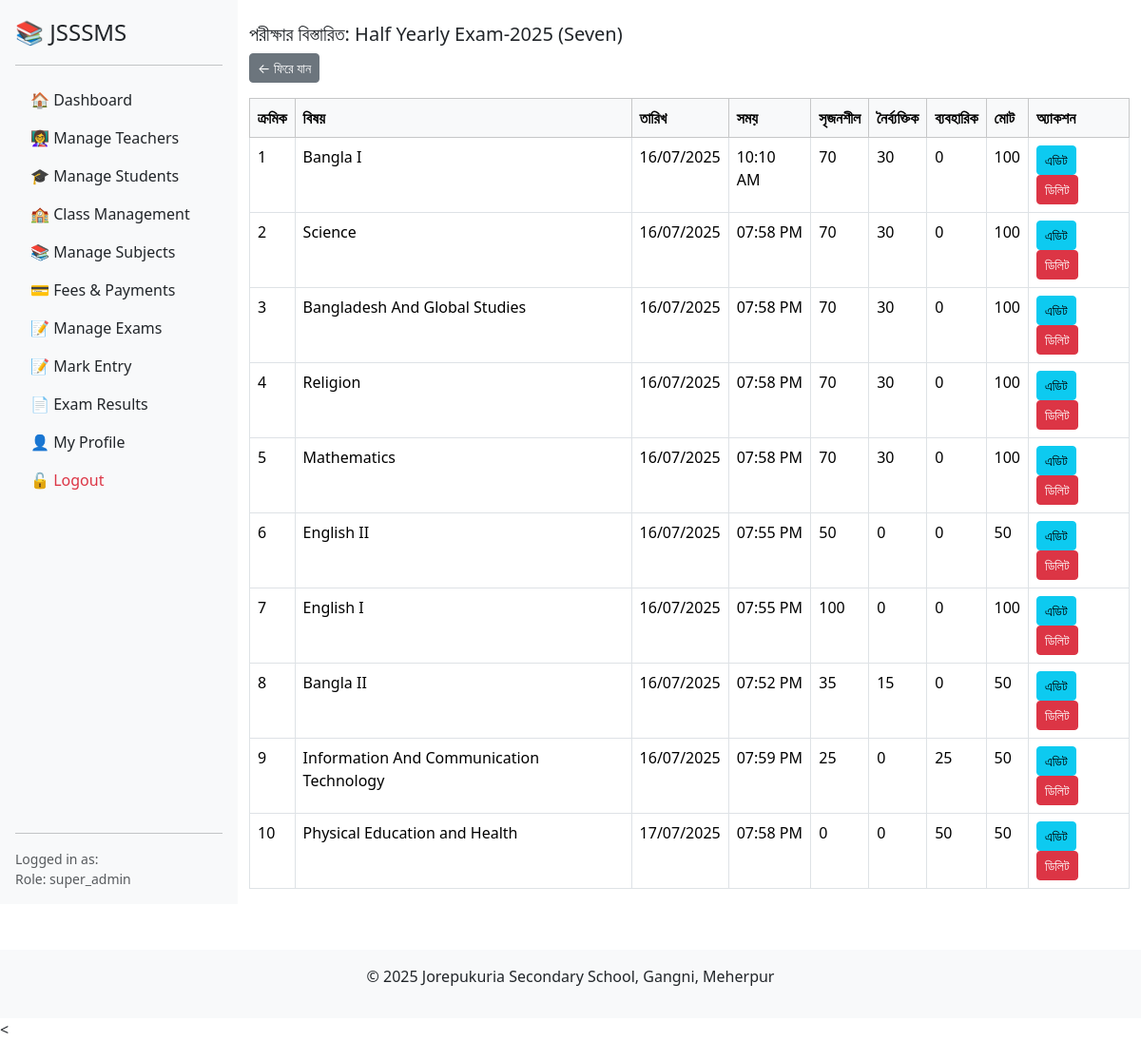
The app's page /settings/exam_details.php?exam_id=1 (signed in) with its own data.
### tables this page shows
CREATE TABLE `exams` (
  `id` int(11) NOT NULL,
  `exam_name` varchar(100) DEFAULT NULL,
  `exam_type` varchar(255) DEFAULT NULL,
  `class_id` int(11) DEFAULT NULL,
  `created_by` varchar(50) DEFAULT NULL,
  `created_at` timestamp NOT NULL DEFAULT current_timestamp()
);

CREATE TABLE `classes` (
  `id` int(11) NOT NULL,
  `class_name` varchar(50) NOT NULL,
  `class_code` varchar(2) NOT NULL
);

CREATE TABLE `exam_subjects` (
  `id` int(11) NOT NULL,
  `exam_id` int(11) DEFAULT NULL,
  `subject_id` int(11) DEFAULT NULL,
  `exam_date` date DEFAULT NULL,
  `exam_time` time DEFAULT NULL,
  `creative_marks` int(11) DEFAULT 0,
  `objective_marks` int(11) DEFAULT 0,
  `practical_marks` int(11) DEFAULT 0,
  `total_marks` int(11) GENERATED ALWAYS AS (`creative_marks` + `objective_marks` + `practical_marks`) STORED,
  `creative_pass` int(11) DEFAULT NULL,
  `objective_pass` int(11) DEFAULT NULL,
  `practical_pass` int(11) DEFAULT NULL,
  `year` year(4) NOT NULL,
  `pass_type` enum('total','individual') DEFAULT 'total',
  `active` enum('Yes','No') DEFAULT 'Yes'
);

CREATE TABLE `subjects` (
  `id` int(11) NOT NULL,
  `class_id` int(20) DEFAULT NULL,
  `subject_name` varchar(100) NOT NULL,
  `subject_code` int(50) DEFAULT NULL,
  `subject_type` enum('Compulsory','Optional') DEFAULT NULL,
  `group` varchar(50) DEFAULT NULL,
  `status` enum('Active','Inactive') DEFAULT 'Active',
  `default_marks` int(11) DEFAULT 100,
  `has_creative` tinyint(1) DEFAULT 1,
  `has_objective` tinyint(1) DEFAULT 1,
  `has_practical` tinyint(1) DEFAULT 0
);

### settings/exam_details.php (the view, shortened to what this page needs)
<?php
include '../config/db.php';
include '../includes/header.php';
$exam_id = intval($_GET['exam_id'] ?? 0);
$exam_info = $conn->query("SELECT exams.exam_name, classes.class_name
                          FROM exams
                          JOIN classes ON exams.class_id = classes.id
                          WHERE exams.id = $exam_id")->fetch_assoc();
?>
<div class="d-flex">
<?php include '../includes/sidebar.php'; ?>
<div class="container mt-4">
    <h5>পরীক্ষার বিস্তারিত: <?= htmlspecialchars($exam_info['exam_name']) ?> (<?= htmlspecialchars($exam_info['class_name']) ?>)</h5>
    <a href="exam_list.php" class="btn btn-sm btn-secondary mb-3">← ফিরে যান</a>
    <table class="table table-bordered table-hover">
        <thead class="table-light">
            <tr>
                <th>ক্রমিক</th>
                <th>বিষয়</th>
                <th>তারিখ</th>
                <th>সময়</th>
                <th>সৃজনশীল</th>
                <th>নৈর্ব্যক্তিক</th>
                <th>ব্যবহারিক</th>
                <th>মোট</th>
                <th>অ্যাকশন</th>
            </tr>
        </thead>
        <tbody>
            <?php
            $sql = "SELECT es.id AS exam_subject_id, s.subject_name, es.exam_date, es.exam_time,
                           es.creative_marks, es.objective_marks, es.practical_marks, es.total_marks
                    FROM exam_subjects es
                    JOIN subjects s ON es.subject_id = s.id
                    WHERE es.exam_id = $exam_id
                    ORDER BY es.exam_date ASC";
            $result = $conn->query($sql);
            $i = 1;
            while ($row = $result->fetch_assoc()):
            ?>
            <tr>
                <td><?= $i++ ?></td>
                <td><?= htmlspecialchars($row['subject_name']) ?></td>
                <td><?= date('d/m/Y', strtotime($row['exam_date'])) ?></td>
                <td><?= date('h:i A', strtotime($row['exam_time'])) ?></td>
                <td><?= $row['creative_marks'] ?></td>
                <td><?= $row['objective_marks'] ?></td>
                <td><?= $row['practical_marks'] ?></td>
                <td><?= $row['total_marks'] ?></td>
                <td>
                    <a href="edit_exam.php?id=<?= $row['exam_subject_id'] ?>" class="btn btn-sm btn-info">এডিট</a>
                    <a href="delete_exam.php?id=<?= $row['exam_subject_id'] ?>" class="btn btn-sm btn-danger" onclick="return confirm('আপনি কি নিশ্চিতভাবে ডিলিট করতে চান?')">ডিলিট</a>
                </td>
            </tr>
            <?php endwhile; ?>
        </tbody>
    </table>
</div>
</div>
<?php include '../includes/footer.php'; ?>

### records on screen
exams: exam_name "Half Yearly Exam-2025", class.class_name "Seven"
exam_subjects: subject.subject_name "Bangla I", exam_date "16/07/2025", exam_time "10:10 AM", creative_marks "70", objective_marks "30", practical_marks "0", total_marks "100"
exam_subjects: subject.subject_name "Science", exam_date "16/07/2025", exam_time "07:58 PM", creative_marks "70", objective_marks "30", practical_marks "0", total_marks "100"
exam_subjects: subject.subject_name "Bangladesh And Global Studies", exam_date "16/07/2025", exam_time "07:58 PM", creative_marks "70", objective_marks "30", practical_marks "0", total_marks "100"
exam_subjects: subject.subject_name "Religion", exam_date "16/07/2025", exam_time "07:58 PM", creative_marks "70", objective_marks "30", practical_marks "0", total_marks "100"
exam_subjects: subject.subject_name "Mathematics", exam_date "16/07/2025", exam_time "07:58 PM", creative_marks "70", objective_marks "30", practical_marks "0", total_marks "100"
exam_subjects: subject.subject_name "English II", exam_date "16/07/2025", exam_time "07:55 PM", creative_marks "50", objective_marks "0", practical_marks "0", total_marks "50"
exam_subjects: subject.subject_name "English I", exam_date "16/07/2025", exam_time "07:55 PM", creative_marks "100", objective_marks "0", practical_marks "0", total_marks "100"
exam_subjects: subject.subject_name "Bangla II", exam_date "16/07/2025", exam_time "07:52 PM", creative_marks "35", objective_marks "15", practical_marks "0", total_marks "50"
exam_subjects: subject.subject_name "Information And Communication Technology", exam_date "16/07/2025", exam_time "07:59 PM", creative_marks "25", objective_marks "0", practical_marks "25", total_marks "50"
exam_subjects: subject.subject_name "Physical Education and Health", exam_date "17/07/2025", exam_time "07:58 PM", creative_marks "0", objective_marks "0", practical_marks "50", total_marks "50"

### other values on screen
$_SESSION['role'] "super_admin"
